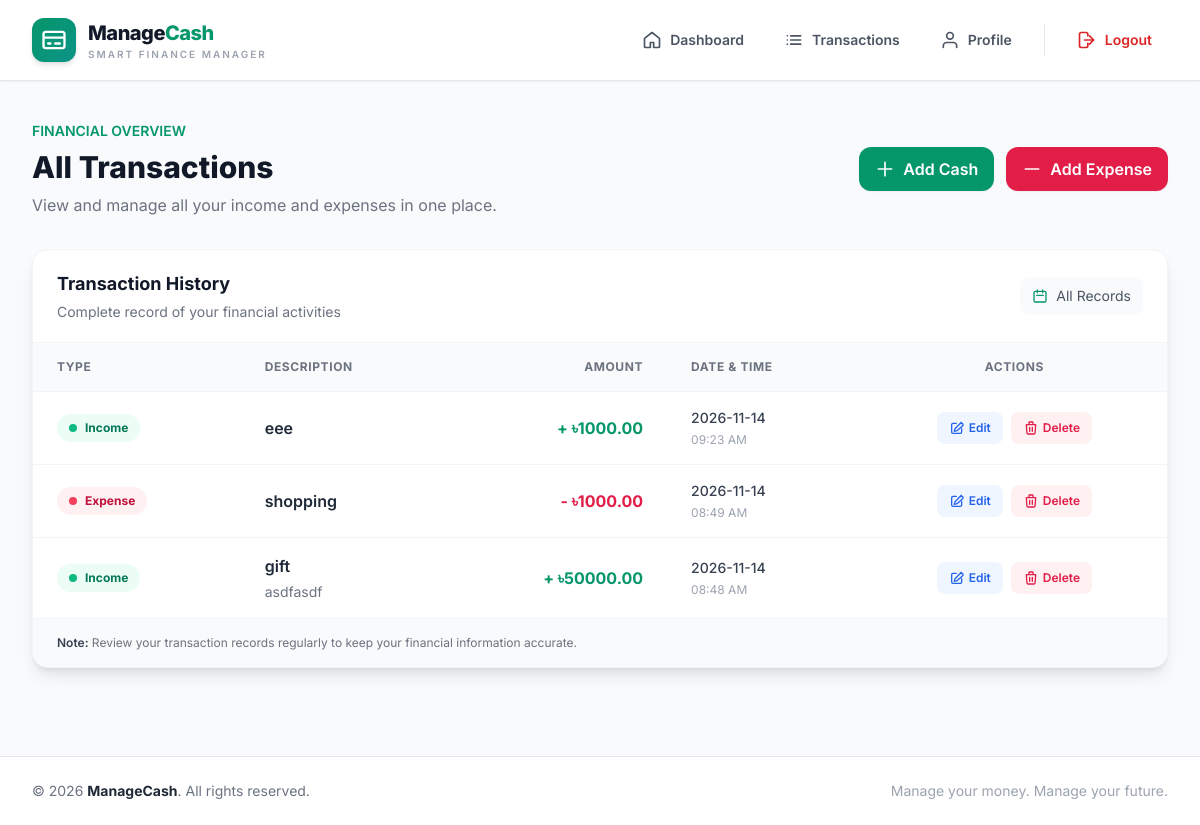
The app's page /transactions/ (signed in) with its own data.
### ManageCash/models.py (models this page shows, shortened)
class AddCash(models.Model):
	user = models.ForeignKey(User, on_delete=models.CASCADE, related_name='cash_entries')
	source = models.CharField(max_length=200)
	datetime = models.DateTimeField(auto_now_add=True)
	amount = models.DecimalField(max_digits=12, decimal_places=2)
	description = models.TextField(blank=True)

class Expense(models.Model):
	user = models.ForeignKey(User, on_delete=models.CASCADE, related_name='expense_entries')
	description = models.CharField(max_length=255)
	amount = models.DecimalField(max_digits=12, decimal_places=2)
	datetime = models.DateTimeField(auto_now_add=True)

### ManageCash/views.py (the view)
# urls.py: path('transactions/', views.transactions, name='transactions'),
@login_required
def transactions(request):
    user = request.user
    items = []
    for c in AddCash.objects.filter(user=user).order_by('-datetime'):
        items.append({'id': c.id, 'type': 'income', 'amount': c.amount, 'source': c.source, 'description': c.description or '', 'datetime': c.datetime})
    for e in Expense.objects.filter(user=user).order_by('-datetime'):
        items.append({'id': e.id, 'type': 'expense', 'amount': e.amount, 'description': e.description, 'datetime': e.datetime})
    items = sorted(items, key=lambda x: x['datetime'], reverse=True)
    return render(request, 'ManageCash/transactions.html', {'items': items})

### ManageCash/templates/ManageCash/transactions.html (shortened to what this page needs)
{% extends 'ManageCash/base.html' %}
{% block content %}
<div class="space-y-8">
    <div class="flex flex-col sm:flex-row sm:items-center sm:justify-between gap-4">
        <div>
            <p class="text-sm font-semibold text-emerald-600 mb-2">
                FINANCIAL OVERVIEW
            </p>
            <h2 class="text-3xl font-extrabold text-gray-900">
                All Transactions
            </h2>
            <p class="text-gray-500 mt-2">
                View and manage all your income and expenses in one place.
            </p>
        </div>
        <div class="flex gap-3">
            <a href="{% url 'add_cash' %}"
               class="inline-flex items-center justify-center gap-2 px-4 py-2.5 bg-emerald-600 hover:bg-emerald-700 text-white font-semibold rounded-xl shadow-sm transition duration-200">
                <svg class="w-5 h-5"
                     fill="none"
                     viewBox="0 0 24 24"
                     stroke="currentColor"
                     stroke-width="2">
                    <path stroke-linecap="round"
                          stroke-linejoin="round"
                          d="M12 4v16m8-8H4"/>
                </svg>
                Add Cash
            </a>
            <a href="{% url 'add_expense' %}"
               class="inline-flex items-center justify-center gap-2 px-4 py-2.5 bg-rose-600 hover:bg-rose-700 text-white font-semibold rounded-xl shadow-sm transition duration-200">
                <svg class="w-5 h-5"
                     fill="none"
                     viewBox="0 0 24 24"
                     stroke="currentColor"
                     stroke-width="2">
                    <path stroke-linecap="round"
                          stroke-linejoin="round"
                          d="M20 12H4"/>
                </svg>
                Add Expense
            </a>
        </div>
    </div>
    <div class="bg-white rounded-2xl shadow-lg border border-gray-100 overflow-hidden">
        <div class="px-6 py-5 border-b border-gray-100 flex flex-col sm:flex-row sm:items-center sm:justify-between gap-3">
            <div>
                <h3 class="text-lg font-bold text-gray-900">
                    Transaction History
                </h3>
                <p class="text-sm text-gray-500 mt-1">
                    Complete record of your financial activities
                </p>
            </div>
            <div class="inline-flex items-center gap-2 px-3 py-2 bg-gray-50 rounded-lg text-sm text-gray-600">
                <svg class="w-4 h-4 text-emerald-600"
                     fill="none"
                     viewBox="0 0 24 24"
                     stroke="currentColor"
                     stroke-width="2">
                    <path stroke-linecap="round"
                          stroke-linejoin="round"
                          d="M8 7V3m8 4V3m-9 8h10M5 21h14a2 2 0 002-2V7a2 2 0 00-2-2H5a2 2 0 00-2 2v12a2 2 0 002 2z"/>
                </svg>
                All Records
            </div>
        </div>
        <div class="overflow-x-auto">
            <table class="min-w-full divide-y divide-gray-100">
                <thead class="bg-gray-50">
                    <tr>
                        <th class="px-6 py-4 text-left text-xs font-bold text-gray-500 uppercase tracking-wider">
                            Type
                        </th>
                        <th class="px-6 py-4 text-left text-xs font-bold text-gray-500 uppercase tracking-wider">
                            Description
                        </th>
                        <th class="px-6 py-4 text-right text-xs font-bold text-gray-500 uppercase tracking-wider">
                            Amount
                        </th>
                        <th class="px-6 py-4 text-left text-xs font-bold text-gray-500 uppercase tracking-wider">
                            Date & Time
                        </th>
                        <th class="px-6 py-4 text-center text-xs font-bold text-gray-500 uppercase tracking-wider">
                            Actions
                        </th>
                    </tr>
                </thead>
                <tbody class="divide-y divide-gray-100">
                    {% for it in items %}
                    <tr class="hover:bg-gray-50/80 transition duration-150">
                        <td class="px-6 py-4 whitespace-nowrap">
                            {% if it.type == 'income' %}
                                <span class="inline-flex items-center gap-2 px-3 py-1.5 rounded-full text-xs font-bold bg-emerald-50 text-emerald-700">
                                    <span class="w-2 h-2 rounded-full bg-emerald-500"></span>
                                    Income
                                </span>
                            {% else %}
                                <span class="inline-flex items-center gap-2 px-3 py-1.5 rounded-full text-xs font-bold bg-rose-50 text-rose-700">
                                    <span class="w-2 h-2 rounded-full bg-rose-500"></span>
                                    Expense
                                </span>
                            {% endif %}
                        </td>
                        <td class="px-6 py-4">
                            <div class="font-semibold text-gray-800">
                                {% if it.type == 'income' %}
                                    {{ it.source }}
                                    {% if it.description %}
                                        <p class="text-sm font-normal text-gray-500 mt-1">
                                            {{ it.description }}
                                        </p>
                                    {% endif %}
                                {% else %}
                                    {{ it.description }}
                                {% endif %}
                            </div>
                        </td>
                        <td class="px-6 py-4 text-right whitespace-nowrap">
                            {% if it.type == 'income' %}
                                <span class="font-bold text-emerald-600">
                                    + ৳{{ it.amount }}
                                </span>
                            {% else %}
                                <span class="font-bold text-rose-600">
                                    - ৳{{ it.amount }}
                                </span>
                            {% endif %}
                        </td>
                        <td class="px-6 py-4 whitespace-nowrap">
                            <div class="text-sm font-medium text-gray-700">
                                {{ it.datetime|date:"Y-m-d" }}
                            </div>
                            <div class="text-xs text-gray-400 mt-1">
                                {{ it.datetime|date:"h:i A" }}
                            </div>
                        </td>
                        <td class="px-6 py-4 whitespace-nowrap">
                            <div class="flex items-center justify-center gap-2">
                                {% if it.type == 'income' %}
                                    <a href="{% url 'edit_cash' it.id %}"
                                       class="inline-flex items-center gap-1 px-3 py-2 text-xs font-semibold text-blue-600 bg-blue-50 hover:bg-blue-100 rounded-lg transition duration-200">
                                        <svg class="w-4 h-4"
                                             fill="none"
                                             viewBox="0 0 24 24"
                                             stroke="currentColor"
                                             stroke-width="2">
                                            <path stroke-linecap="round"
                                                  stroke-linejoin="round"
                                                  d="M11 5H6a2 2 0 00-2 2v11a2 2 0 002 2h11a2 2 0 002-2v-5m-1.5-7.5a2.12 2.12 0 013 3L12 16l-4 1 1-4 9.5-9.5z"/>
                                        </svg>
                                        Edit
                                    </a>
                                    <a href="{% url 'delete_cash' it.id %}"
                                       onclick="return confirm('Are you sure you want to delete this income record?');"
                                       class="inline-flex items-center gap-1 px-3 py-2 text-xs font-semibold text-rose-600 bg-rose-50 hover:bg-rose-100 rounded-lg transition duration-200">
                                        <svg class="w-4 h-4"
                                             fill="none"
                                             viewBox="0 0 24 24"
                                             stroke="currentColor"
                                             stroke-width="2">
                                            <path stroke-linecap="round"
                                                  stroke-linejoin="round"
                                                  d="M19 7l-.867 12.142A2 2 0 0116.138 21H7.862a2 2 0 01-1.995-1.858L5 7m5 4v6m4-6v6M9 7V4a1 1 0 011-1h4a1 1 0 011 1v3m-9 0h12"/>
                                        </svg>
                                        Delete
                                    </a>
                                {% else %}
                                    <a href="{% url 'edit_expense' it.id %}"
                                       class="inline-flex items-center gap-1 px-3 py-2 text-xs font-semibold text-blue-600 bg-blue-50 hover:bg-blue-100 rounded-lg transition duration-200">
                                        <svg class="w-4 h-4"
                                             fill="none"
                                             viewBox="0 0 24 24"
                                             stroke="currentColor"
                                             stroke-width="2">
                                            <path stroke-linecap="round"
                                                  stroke-linejoin="round"
                                                  d="M11 5H6a2 2 0 00-2 2v11a2 2 0 002 2h11a2 2 0 002-2v-5m-1.5-7.5a2.12 2.12 0 013 3L12 16l-4 1 1-4 9.5-9.5z"/>
                                        </svg>
                                        Edit
                                    </a>
                                    <a href="{% url 'delete_expense' it.id %}"
                                       onclick="return confirm('Are you sure you want to delete this expense record?');"
                                       class="inline-flex items-center gap-1 px-3 py-2 text-xs font-semibold text-rose-600 bg-rose-50 hover:bg-rose-100 rounded-lg transition duration-200">
                                        <svg class="w-4 h-4"
                                             fill="none"
                                             viewBox="0 0 24 24"
                                             stroke="currentColor"
                                             stroke-width="2">
                                            <path stroke-linecap="round"
                                                  stroke-linejoin="round"
                                                  d="M19 7l-.867 12.142A2 2 0 0116.138 21H7.862a2 2 0 01-1.995-1.858L5 7m5 4v6m4-6v6M9 7V4a1 1 0 011-1h4a1 1 0 011 1v3m-9 0h12"/>
                                        </svg>
                                        Delete
                                    </a>
                                {% endif %}
                            </div>
                        </td>
                    </tr>
                    {% endfor %}
                </tbody>
            </table>
        </div>
        <div class="px-6 py-4 bg-gray-50 border-t border-gray-100">
            <p class="text-xs text-gray-500">
                <span class="font-semibold text-gray-700">Note:</span>
                Review your transaction records regularly to keep your financial information accurate.
            </p>
        </div>
    </div>
</div>
{% endblock %}

### records on screen
AddCash: source "eee", amount "1000.00", datetime "2026-11-14", datetime "09:23 AM"
Expense: description "shopping", amount "1000.00", datetime "2026-11-14", datetime "08:49 AM"
AddCash: source "gift", description "asdfasdf", amount "50000.00", datetime "2026-11-14", datetime "08:48 AM"
